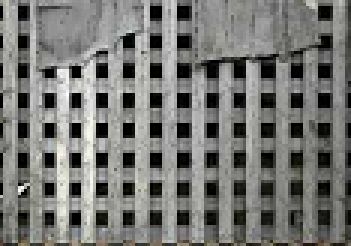
%> input picture texture_19_9_18/images/0.bmp, 117 x 82 px (shown 3 times larger)
$ octave statistic_for_contours_11_5.m   (GNU Octave 9; MATLAB toolbox functions it lacks are replaced by stand-ins)
%> lines starting %> are read from the running program, lines starting %| are printed output that depends on the picture
### texture_19_9_18/cluster/k_means.m
function [ output ] = k_means(data, k_value)
% 功能：实现K-means算法的聚类功能；
% 输入：    data, 为一个 矩阵 M×N， 表示样本集，其中M表示共有M个样本，　N表示每一个样本的维度；
%           k_value, 表示聚类的类别数目；
% 输出：    output, 是一个列向量 M×１，表示每一个样本属于的类别编号；
% 作者： 殷和义；
% 时间： 2017年10月14日
%% 从样本中，随机选取K个样本作为初始的聚类中心；
data_num = size(data, 1);
temp = randperm(data_num, k_value)';     %随机置换
center = data(temp, :);
%% 用于计数迭代次数：
iteration =0;
while 1
    %获得样本集与聚类中心的距离；
    distance = euclidean_distance(data, center);
    %将距离矩阵的每一行从小到大排序， 获得相应的index值，其实我们只需要index的第一列的值；
    [~, index] = sort(distance, 2, 'ascend');

    %接下来形成新的聚类中心；
    center_new = zeros(k_value, size(data, 2));
    for i = 1:k_value
        data_for_one_class = data(index(:, 1) == i, :);
        center_new(i,:) = mean(data_for_one_class, 1);    %因为初始的聚类中心为样本集中的元素，所以不会出现某类别的样本个数为0的情况；
    end
    %输出迭代次数，给眼睛一个反馈；
    iteration = iteration + 1;
    fprintf('进行迭代次数为：%d\n', iteration);

    % 如果这两次的聚类中心不变，则停止迭代，跳出循环；
    if center_new == center
        break;
    end

    center = center_new;
end

output = index(:, 1);

end

### texture_19_9_18/statistic_for_contours_11_5.m
%%
% 2019年11月5日
%使用opencv寻找到轮廓，并保存为图片。然后在matlab中导入。最后进行分块处理，统计每个块中轮廓像素的个数。
%10.30号统计的为left-right，本次处理up-down
%%
close all
addpath(genpath(pwd));
%% input the picture
[FileName, FilePath]=uigetfile('*.jpg;*.png;*.tif;*.img;*.bmp;*.gif;','请选择图像数据');
%> the answer given: images/0.bmp
str=[FilePath FileName];
img_rgb=imread(str);
%> img_rgb is the input picture: size 82x117x3 uint8; mean R, G, B 118.7, 119.1, 115.8
img_original=imread('\images\0.bmp'); %%input original image
%% convert to gray image
img_gray=rgb2gray(img_rgb);
img_gray(img_gray<100)=0;
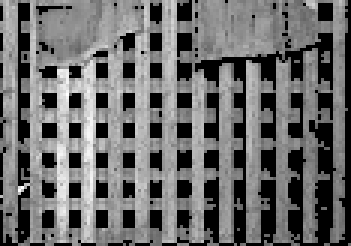
%> img_gray: size 82x117 uint8 (shown 3 times larger); min 0, max 255, mean 107.5
%%
% figure
% imshow(img_gray);
%%
temp_img_gray=double(img_gray);       %% convert to double type
temp_img_gray(temp_img_gray>100)=1;   %% 将非零数据转换为1，便于使用函数统计块内轮廓点的个数，即统计1的总个数
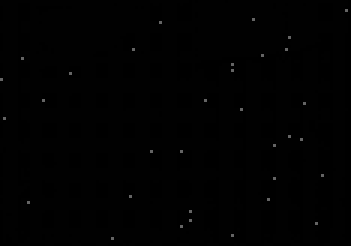
%> temp_img_gray: size 82x117 double (shown 3 times larger); min 0, max 100, mean 1.1
%%
fun = @(block_struct) sum(sum(block_struct.data));                    %Create block processing function.
patch_size=12;
tatistic_data=blockproc(temp_img_gray,[patch_size patch_size],fun);   % Select the appropriate batch size
%% up to down
[row,col]=size(tatistic_data);
%> row = 7; col = 10
up_down=zeros(2,col*(row-1));
sta_index=1;
for j=1:row-1
    for i=1:col
        up_down(1,sta_index)=tatistic_data(j,i);
        up_down(2,sta_index)=tatistic_data(j+1,i);
        sta_index=sta_index+1;
    end
end
%> after the loop, sta_index = 61; up_down = 60 columns, first 8: [106 128 144 138 209 111 143 231; 197 123 117 210 101 86 306 297]
%%  show
figure
scatter(up_down(1,:),up_down(2,:),'*g'); %线性，颜色，标记
xlabel('up data');  %x轴坐标描述
ylabel('down data');
set(0,'defaultfigurecolor','w');
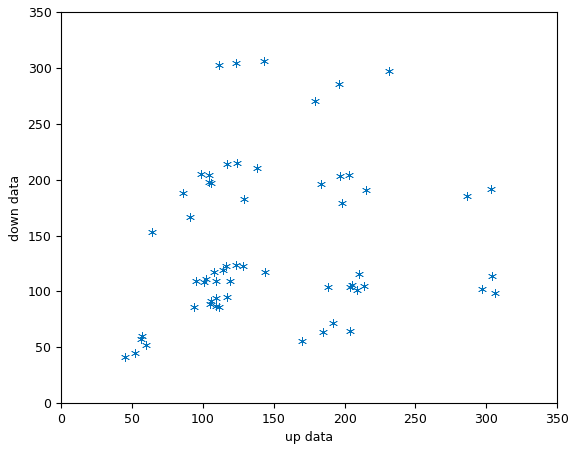
%> figure redrawn from the program's plot data
%% 利用k-means聚类
[output]=k_means(up_down',4);
%> in k_means, `data_num = size(data, 1);`: data_num = 60
%> in k_means, `center = data(temp, :);`: center = [204 65; 198 179; 99 205; 297 102]
%> the run ends on the next line

$ run again, with texture_19_9_18/images/1.bmp copied over texture_19_9_18/images/0.bmp
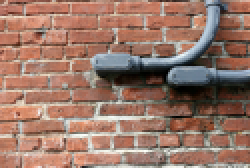
%> input picture texture_19_9_18/images/1.bmp, 125 x 84 px (shown 2 times larger)
%> img_rgb is the input picture: size 84x125x3 uint8; mean R, G, B 152.6, 117.9, 103.7
%> `temp_img_gray(temp_img_gray>100)=1;`:
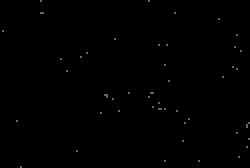
%> temp_img_gray: size 84x125 double (shown 2 times larger); min 0, max 100, mean 1.3
%> after the loop `for j=1:row-1`: sta_index = 67; up_down = 66 columns, first 8: [130 431 131 135 142 143 236 224; 227 123 129 125 231 127 333 133]
%> `set(0,'defaultfigurecolor','w');`:
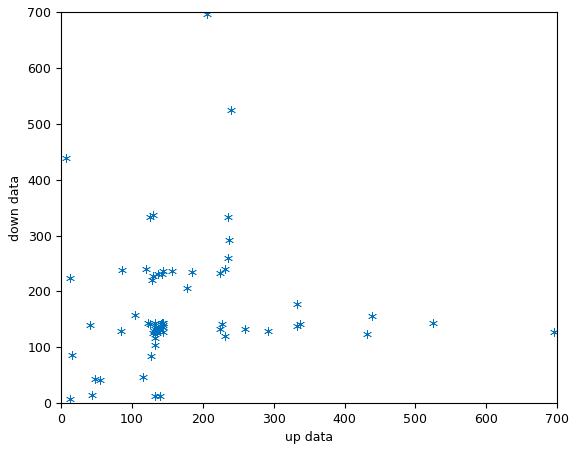
%> figure redrawn from the program's plot data
%> data_num = 66
%> center = [231 241; 696 128; 178 206; 116 47]

$ run again, with texture_19_9_18/images/10.bmp copied over texture_19_9_18/images/0.bmp
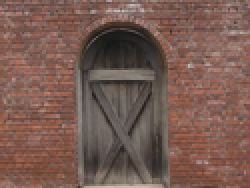
%> input picture texture_19_9_18/images/10.bmp, 125 x 94 px (shown 2 times larger)
%> img_rgb is the input picture: size 94x125x3 uint8; mean R, G, B 119.7, 91, 81.5
%> `temp_img_gray(temp_img_gray>100)=1;`:
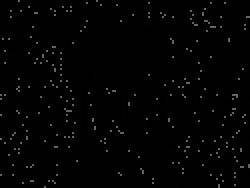
%> temp_img_gray: size 94x125 double (shown 2 times larger); min 0, max 100, mean 2.9
%> after the loop `for j=1:row-1`: sta_index = 78; up_down = 77 columns, first 8: [487 380 760 263 400 322 690 349; 282 388 283 351 2 2 60 394]
%> `set(0,'defaultfigurecolor','w');`:
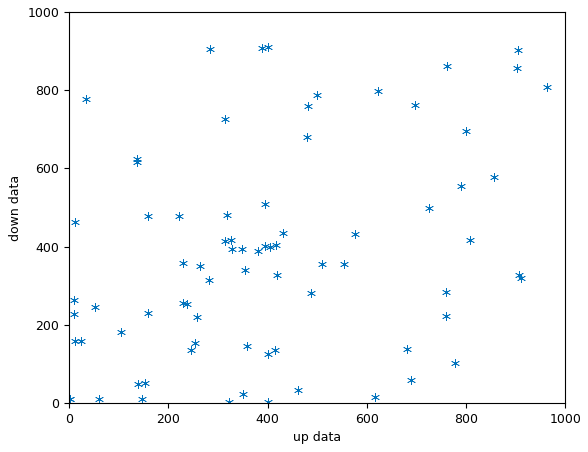
%> figure redrawn from the program's plot data
%> data_num = 77
%> center = [137 617; 681 138; 726 500; 315 726]

$ run again, with texture_19_9_18/images/11.bmp copied over texture_19_9_18/images/0.bmp
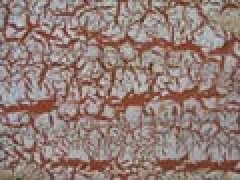
%> input picture texture_19_9_18/images/11.bmp, 120 x 90 px (shown 2 times larger)
%> img_rgb is the input picture: size 90x120x3 uint8; mean R, G, B 147.5, 124.9, 119
%> `temp_img_gray(temp_img_gray>100)=1;`:
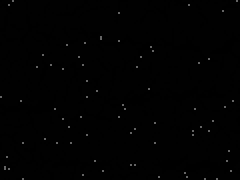
%> temp_img_gray: size 90x120 double (shown 2 times larger); min 0, max 100, mean 1.5
%> after the loop `for j=1:row-1`: sta_index = 71; up_down = 70 columns, first 8: [319 120 125 119 221 130 111 221; 103 106 205 210 406 119 212 105]
%> `set(0,'defaultfigurecolor','w');`:
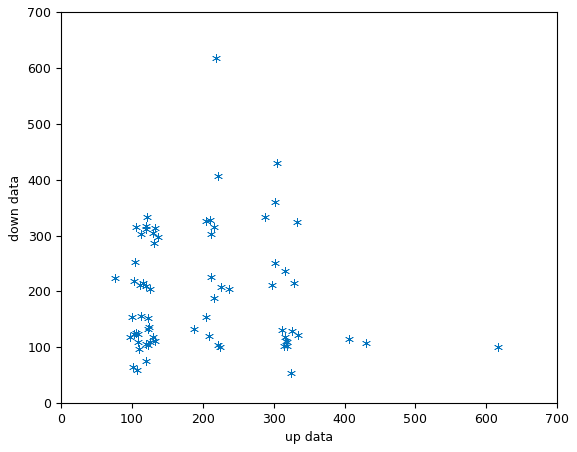
%> figure redrawn from the program's plot data
%> data_num = 70
%> center = [112 302; 237 205; 137 298; 124 137]
